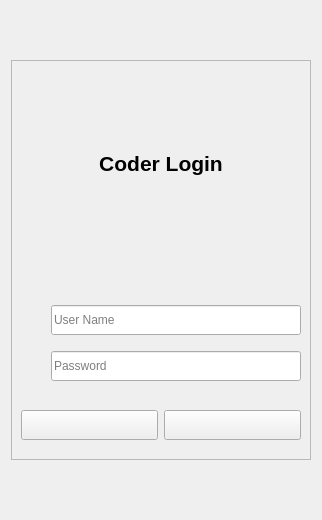
<?xml version="1.0" encoding="UTF-8"?>
<ui version="4.0">
 <class>FormLogin</class>
 <widget class="QWidget" name="FormLogin">
  <property name="geometry">
   <rect>
    <x>0</x>
    <y>0</y>
    <width>320</width>
    <height>520</height>
   </rect>
  </property>
  <property name="sizePolicy">
   <sizepolicy hsizetype="MinimumExpanding" vsizetype="MinimumExpanding">
    <horstretch>0</horstretch>
    <verstretch>0</verstretch>
   </sizepolicy>
  </property>
  <property name="windowTitle">
   <string>VMC Login</string>
  </property>
  <property name="windowIcon">
   <iconset resource="Resources/GuiResources.qrc">
    <normaloff>:/icons/logo-white.png</normaloff>:/icons/logo-white.png</iconset>
  </property>
  <property name="styleSheet">
   <string notr="true"/>
  </property>
  <layout class="QVBoxLayout" name="vLayoutMaster">
   <item>
    <widget class="QFrame" name="baseFrame">
     <property name="sizePolicy">
      <sizepolicy hsizetype="Fixed" vsizetype="Fixed">
       <horstretch>0</horstretch>
       <verstretch>0</verstretch>
      </sizepolicy>
     </property>
     <property name="minimumSize">
      <size>
       <width>300</width>
       <height>400</height>
      </size>
     </property>
     <property name="frameShape">
      <enum>QFrame::StyledPanel</enum>
     </property>
     <property name="frameShadow">
      <enum>QFrame::Raised</enum>
     </property>
     <layout class="QVBoxLayout" name="verticalLayout">
      <property name="bottomMargin">
       <number>0</number>
      </property>
      <item>
       <spacer name="vSpacer0">
        <property name="orientation">
         <enum>Qt::Vertical</enum>
        </property>
        <property name="sizeType">
         <enum>QSizePolicy::MinimumExpanding</enum>
        </property>
        <property name="sizeHint" stdset="0">
         <size>
          <width>277</width>
          <height>17</height>
         </size>
        </property>
       </spacer>
      </item>
      <item>
       <layout class="QHBoxLayout" name="hLayoutLogo">
        <item>
         <widget class="QLabel" name="lblLogo">
          <property name="sizePolicy">
           <sizepolicy hsizetype="MinimumExpanding" vsizetype="MinimumExpanding">
            <horstretch>0</horstretch>
            <verstretch>0</verstretch>
           </sizepolicy>
          </property>
          <property name="maximumSize">
           <size>
            <width>100</width>
            <height>100</height>
           </size>
          </property>
          <property name="font">
           <font>
            <pointsize>16</pointsize>
            <weight>75</weight>
            <bold>true</bold>
           </font>
          </property>
          <property name="text">
           <string/>
          </property>
          <property name="pixmap">
           <pixmap resource="Resources/GuiResources.qrc">:/icons/logo-white.png</pixmap>
          </property>
          <property name="scaledContents">
           <bool>true</bool>
          </property>
          <property name="alignment">
           <set>Qt::AlignCenter</set>
          </property>
         </widget>
        </item>
       </layout>
      </item>
      <item>
       <spacer name="vSpacer1">
        <property name="orientation">
         <enum>Qt::Vertical</enum>
        </property>
        <property name="sizeType">
         <enum>QSizePolicy::MinimumExpanding</enum>
        </property>
        <property name="sizeHint" stdset="0">
         <size>
          <width>277</width>
          <height>17</height>
         </size>
        </property>
       </spacer>
      </item>
      <item>
       <layout class="QHBoxLayout" name="hLayoutTitle">
        <item>
         <widget class="QLabel" name="lblLogin">
          <property name="sizePolicy">
           <sizepolicy hsizetype="MinimumExpanding" vsizetype="MinimumExpanding">
            <horstretch>0</horstretch>
            <verstretch>0</verstretch>
           </sizepolicy>
          </property>
          <property name="minimumSize">
           <size>
            <width>0</width>
            <height>50</height>
           </size>
          </property>
          <property name="font">
           <font>
            <pointsize>16</pointsize>
            <weight>75</weight>
            <bold>true</bold>
           </font>
          </property>
          <property name="text">
           <string>Coder Login</string>
          </property>
          <property name="scaledContents">
           <bool>true</bool>
          </property>
          <property name="alignment">
           <set>Qt::AlignCenter</set>
          </property>
         </widget>
        </item>
       </layout>
      </item>
      <item>
       <layout class="QHBoxLayout" name="hLayoutCheck">
        <item>
         <spacer name="hSpacerCheckLeft">
          <property name="orientation">
           <enum>Qt::Horizontal</enum>
          </property>
          <property name="sizeHint" stdset="0">
           <size>
            <width>40</width>
            <height>20</height>
           </size>
          </property>
         </spacer>
        </item>
        <item>
         <widget class="QLabel" name="lblGreenCheck">
          <property name="sizePolicy">
           <sizepolicy hsizetype="Fixed" vsizetype="Fixed">
            <horstretch>0</horstretch>
            <verstretch>0</verstretch>
           </sizepolicy>
          </property>
          <property name="minimumSize">
           <size>
            <width>100</width>
            <height>100</height>
           </size>
          </property>
          <property name="maximumSize">
           <size>
            <width>100</width>
            <height>100</height>
           </size>
          </property>
          <property name="font">
           <font>
            <pointsize>16</pointsize>
            <weight>75</weight>
            <bold>true</bold>
           </font>
          </property>
          <property name="text">
           <string/>
          </property>
          <property name="scaledContents">
           <bool>true</bool>
          </property>
          <property name="alignment">
           <set>Qt::AlignCenter</set>
          </property>
         </widget>
        </item>
        <item>
         <spacer name="hSpacerCheckRight">
          <property name="orientation">
           <enum>Qt::Horizontal</enum>
          </property>
          <property name="sizeHint" stdset="0">
           <size>
            <width>40</width>
            <height>20</height>
           </size>
          </property>
         </spacer>
        </item>
       </layout>
      </item>
      <item>
       <layout class="QHBoxLayout" name="hLayoutUserName">
        <property name="spacing">
         <number>5</number>
        </property>
        <property name="topMargin">
         <number>5</number>
        </property>
        <property name="bottomMargin">
         <number>5</number>
        </property>
        <item>
         <widget class="QLabel" name="lblUserName">
          <property name="sizePolicy">
           <sizepolicy hsizetype="MinimumExpanding" vsizetype="MinimumExpanding">
            <horstretch>0</horstretch>
            <verstretch>0</verstretch>
           </sizepolicy>
          </property>
          <property name="maximumSize">
           <size>
            <width>25</width>
            <height>25</height>
           </size>
          </property>
          <property name="text">
           <string/>
          </property>
          <property name="textFormat">
           <enum>Qt::RichText</enum>
          </property>
          <property name="pixmap">
           <pixmap resource="Resources/GuiResources.qrc">:/icons/user.svg</pixmap>
          </property>
          <property name="scaledContents">
           <bool>true</bool>
          </property>
          <property name="alignment">
           <set>Qt::AlignCenter</set>
          </property>
         </widget>
        </item>
        <item>
         <widget class="QLineEdit" name="txtUserName">
          <property name="sizePolicy">
           <sizepolicy hsizetype="MinimumExpanding" vsizetype="MinimumExpanding">
            <horstretch>0</horstretch>
            <verstretch>0</verstretch>
           </sizepolicy>
          </property>
          <property name="minimumSize">
           <size>
            <width>240</width>
            <height>30</height>
           </size>
          </property>
          <property name="toolTip">
           <string/>
          </property>
          <property name="placeholderText">
           <string>User Name</string>
          </property>
         </widget>
        </item>
       </layout>
      </item>
      <item>
       <layout class="QHBoxLayout" name="hLayoutPassword">
        <property name="spacing">
         <number>5</number>
        </property>
        <property name="topMargin">
         <number>5</number>
        </property>
        <property name="bottomMargin">
         <number>5</number>
        </property>
        <item>
         <widget class="QLabel" name="lblPassword">
          <property name="sizePolicy">
           <sizepolicy hsizetype="MinimumExpanding" vsizetype="MinimumExpanding">
            <horstretch>0</horstretch>
            <verstretch>0</verstretch>
           </sizepolicy>
          </property>
          <property name="maximumSize">
           <size>
            <width>25</width>
            <height>25</height>
           </size>
          </property>
          <property name="text">
           <string/>
          </property>
          <property name="pixmap">
           <pixmap resource="Resources/GuiResources.qrc">:/icons/lock.svg</pixmap>
          </property>
          <property name="scaledContents">
           <bool>true</bool>
          </property>
          <property name="alignment">
           <set>Qt::AlignCenter</set>
          </property>
         </widget>
        </item>
        <item>
         <widget class="QLineEdit" name="txtPassword">
          <property name="sizePolicy">
           <sizepolicy hsizetype="MinimumExpanding" vsizetype="MinimumExpanding">
            <horstretch>0</horstretch>
            <verstretch>0</verstretch>
           </sizepolicy>
          </property>
          <property name="minimumSize">
           <size>
            <width>240</width>
            <height>30</height>
           </size>
          </property>
          <property name="toolTip">
           <string/>
          </property>
          <property name="inputMask">
           <string/>
          </property>
          <property name="echoMode">
           <enum>QLineEdit::Password</enum>
          </property>
          <property name="placeholderText">
           <string>Password</string>
          </property>
         </widget>
        </item>
       </layout>
      </item>
      <item>
       <spacer name="vSpacer3">
        <property name="orientation">
         <enum>Qt::Vertical</enum>
        </property>
        <property name="sizeType">
         <enum>QSizePolicy::MinimumExpanding</enum>
        </property>
        <property name="sizeHint" stdset="0">
         <size>
          <width>277</width>
          <height>13</height>
         </size>
        </property>
       </spacer>
      </item>
      <item>
       <layout class="QHBoxLayout" name="hLayoutButtons">
        <item>
         <widget class="QPushButton" name="btnExit">
          <property name="enabled">
           <bool>true</bool>
          </property>
          <property name="sizePolicy">
           <sizepolicy hsizetype="Fixed" vsizetype="Fixed">
            <horstretch>0</horstretch>
            <verstretch>0</verstretch>
           </sizepolicy>
          </property>
          <property name="minimumSize">
           <size>
            <width>130</width>
            <height>30</height>
           </size>
          </property>
          <property name="maximumSize">
           <size>
            <width>280</width>
            <height>16777215</height>
           </size>
          </property>
          <property name="layoutDirection">
           <enum>Qt::LeftToRight</enum>
          </property>
          <property name="text">
           <string/>
          </property>
          <property name="icon">
           <iconset resource="Resources/GuiResources.qrc">
            <normaloff>:/icons/close.ico</normaloff>:/icons/close.ico</iconset>
          </property>
          <property name="iconSize">
           <size>
            <width>24</width>
            <height>24</height>
           </size>
          </property>
          <property name="flat">
           <bool>false</bool>
          </property>
         </widget>
        </item>
        <item>
         <widget class="QPushButton" name="btnLogin">
          <property name="enabled">
           <bool>true</bool>
          </property>
          <property name="sizePolicy">
           <sizepolicy hsizetype="Fixed" vsizetype="Fixed">
            <horstretch>0</horstretch>
            <verstretch>0</verstretch>
           </sizepolicy>
          </property>
          <property name="minimumSize">
           <size>
            <width>130</width>
            <height>30</height>
           </size>
          </property>
          <property name="maximumSize">
           <size>
            <width>280</width>
            <height>16777215</height>
           </size>
          </property>
          <property name="layoutDirection">
           <enum>Qt::LeftToRight</enum>
          </property>
          <property name="text">
           <string/>
          </property>
          <property name="icon">
           <iconset resource="Resources/GuiResources.qrc">
            <normaloff>:/icons/check_mark.ico</normaloff>:/icons/check_mark.ico</iconset>
          </property>
          <property name="iconSize">
           <size>
            <width>24</width>
            <height>24</height>
           </size>
          </property>
          <property name="flat">
           <bool>false</bool>
          </property>
         </widget>
        </item>
       </layout>
      </item>
      <item>
       <spacer name="vSpacer4">
        <property name="orientation">
         <enum>Qt::Vertical</enum>
        </property>
        <property name="sizeType">
         <enum>QSizePolicy::MinimumExpanding</enum>
        </property>
        <property name="sizeHint" stdset="0">
         <size>
          <width>277</width>
          <height>17</height>
         </size>
        </property>
       </spacer>
      </item>
     </layout>
    </widget>
   </item>
  </layout>
 </widget>
 <tabstops>
  <tabstop>txtUserName</tabstop>
  <tabstop>txtPassword</tabstop>
  <tabstop>btnLogin</tabstop>
  <tabstop>btnExit</tabstop>
 </tabstops>
 <resources>
  <include location="Resources/GuiResources.qrc"/>
 </resources>
 <connections/>
</ui>
